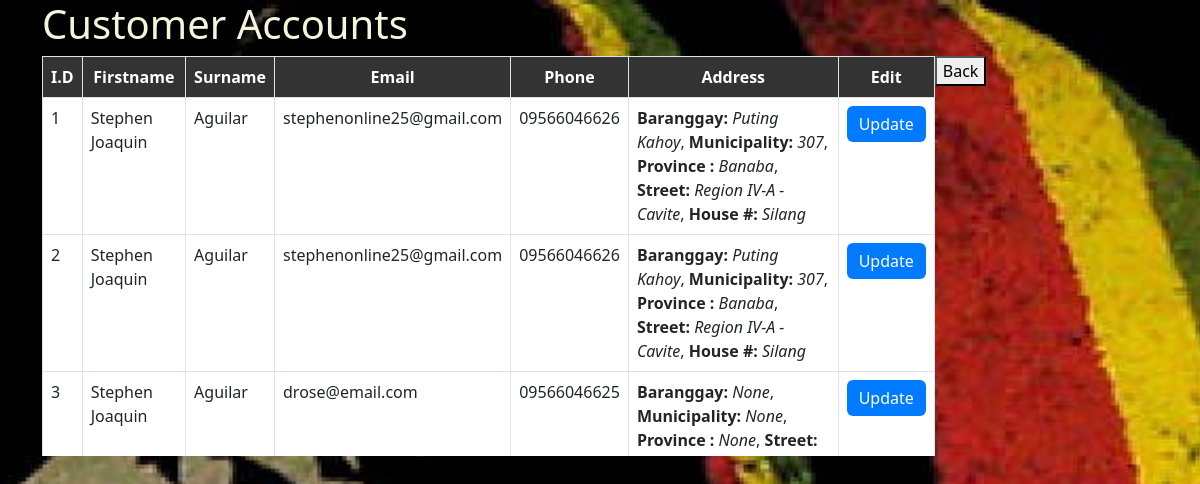
/admin/manageData (signed in), run on the app's committed database.
### tables this page shows
CREATE TABLE users(id INTEGER PRIMARY KEY AUTOINCREMENT,
name TEXT NOT NULL,
surname TEXT NOT NULL,
email TEXT NOT NULL,
phone TEXT NOT NULL,
password TEXT NOT NULL,
photo BLOB, address TEXT);

### routes/admin.py (the view)
@admin_bp.route('/admin/manageData', methods=['POST', 'GET'])
def manageData():
    if 'email' in session:
        users = pnt.UserData()
        return render_template('manage-data.html', accounts=users.accounts)
    return redirect(url_for('admin.adminPage'))

### thisclass/Myclass.py (called while the page is built)
    def set_id(self, id):
        self._id = id

    @property
    def get_id(self):
        return self._id

    @property
    def get_firstname(self):
        return self._firstname

    @property
    def get_surname(self):
        return self._surname

    @property
    def get_email(self):
        return self._email

    @property
    def get_phone(self):
        return self._phone

    def create_object(self, i):
        try:
            id, firstname, surname, email, phone, password, photo, address = i
            user = User(firstname, surname, email, phone, password)
            if len(str(address)) == 0 or address is None:
                user.set_id(id)
                user.set_photo(photo)
                return user
            address_obj = json.loads(address)
            brgy, houseNo, street, municipality, province = address_obj['brgy'], address_obj['houseNo'], address_obj['street'], address_obj['municipality'] ,address_obj['province']
            user.set_address(brgy, houseNo, street, municipality, province)
            user.set_id(id)
            user.set_photo(photo)
            return user
        except:
            print('there were errors in UserData.create_object() method')

    def fetch_from_db(self):
        try:
            connection = sqlite3.connect(self.db)
            cursor = connection.cursor()
            rows = cursor.execute('SELECT * FROM users')
            for i in rows:
                obj = self.create_object(i)
                self.accounts.append(obj)
            connection.close()
        except:
            print('there were errors in UserData.fetch_from_db() method')

    def set_address(self, brgy, street, houseNo, municipality, province):
        self._address = {'brgy': str(brgy),
                        'houseNo': str(street),
                        'street': str(houseNo),
                        'municipality': str(municipality),
                        'province': str(province)
                        }

    def set_photo(self, photo):
        self._photo = photo

    @property
    def get_per_address(self):
        if any(value is None for value in self._address.values()):
            return None, None, None, None, None
        return self._address['brgy'], self._address['houseNo'], self._address['street'], self._address['municipality'], self._address['province']

### templates/manage-data.html
{% extends "layout.html" %}
{% block styles %}
    <link rel="stylesheet" href="{{ url_for('static', filename='css/manage-data.css') }}">
{% endblock %}
{% block body %}
<div class="container">
    <h1 class="page-title">Customer Accounts</h1>
    <div class="table-container">
        <table class="table table-bordered custom-table">
            <thead>
                <tr>
                    <th>I.D</th>
                    <th>Firstname</th>
                    <th>Surname</th>
                    <th>Email</th>
                    <th>Phone</th>
                    <th>Address</th>
                    <th>Edit</th>
                </tr>
            </thead>
            <tbody>
                {% for user in accounts %}
                <tr>
                    <td>{{ user.get_id }}</td>
                    <td>{{ user.get_firstname }}</td>
                    <td>{{ user.get_surname }}</td>
                    <td>{{ user.get_email }}</td>
                    <td>{{ user.get_phone }}</td>
                    {% set brgy, houseNo, street, municipality, province = user.get_per_address %}
                    <td><b>Baranggay:</b> <i>{{ brgy }}</i>,
                        <b>Municipality:</b> <i>{{ municipality }}</i>,
                        <b>Province :</b> <i>{{ province }}</i>,
                        <b>Street:</b> <i>{{ street }}</i>,
                        <b>House #:</b> <i>{{ houseNo }}</i>
                         </td>
                    <td>
                        <a href="{{ url_for('admin.updateUserEmail', user_email=user.get_email) }}">
                            <button class="btn btn-primary">Update</button>
                        </a>
                    </td>
                </tr>
                {% endfor %}
            </tbody>
        </table>
    </div>
    <a href="{{ url_for('admin.dashboard') }}"><button>Back</button></a>
</div>
{% endblock %}

### static/css/layout.css (style rules this page uses)
body { background-image: url('../img/reggae.jpg'); background-position: center; background-repeat: no-repeat; background-size: cover; height: 100%; }
h1 { color: beige; }

### static/css/manage-data.css (style rules this page uses)
.table-container { max-height: 400px; overflow-y: scroll; width: 80%; float: left; }
.custom-table th { background-color: #333; color: #fff; text-align: center; }
.btn-primary { background-color: #007bff; color: #fff; border: none; }

### data on the page
users: get_id "1", get_firstname "Stephen Joaquin", get_surname "Aguilar", get_email "stephenonline25@gmail.com", get_phone "09566046626", brgy "Puting Kahoy", municipality "307", province "Banaba", street "Region IV-A - Cavite", houseNo "Silang"
users: get_id "2", get_firstname "Stephen Joaquin", get_surname "Aguilar", get_email "stephenonline25@gmail.com", get_phone "09566046626", brgy "Puting Kahoy", municipality "307", province "Banaba", street "Region IV-A - Cavite", houseNo "Silang"
users: get_id "3", get_firstname "Stephen Joaquin", get_surname "Aguilar", get_email "drose@email.com", get_phone "09566046625", brgy "None", municipality "None", province "None"
